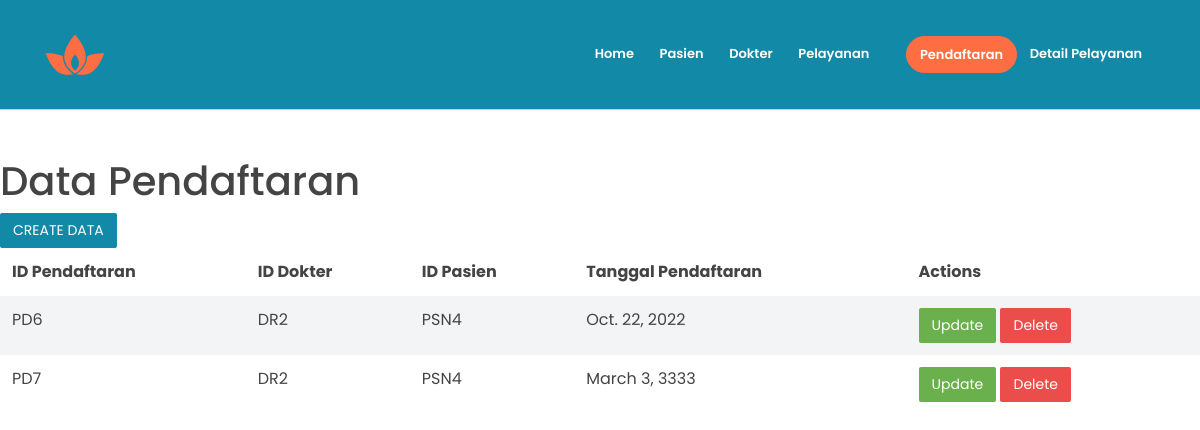
The app's page /pendaftaran with its own data.
### app/models.py (models this page shows, shortened)
class pendaftaran(models.Model):
    idpendaftaran = models.AutoField(primary_key=True)
    iddokter = models.ForeignKey(dokter,on_delete=models.CASCADE)
    idpasien = models.ForeignKey(pasien,on_delete=models.CASCADE)
    tanggalpendaftaran = models.DateField()

class dokter(models.Model):
    iddokter = models.AutoField(primary_key=True)
    namadokter = models.CharField(max_length=50)
    nohpdokter = models.IntegerField()
    def __str__(self):
        return str(self.iddokter)

class pasien(models.Model):
    idpasien = models.AutoField(primary_key=True)
    namapasien = models.CharField(max_length=50)
    jeniskelaminpasien = models.CharField(max_length=15)
    tanggallahir = models.DateField()
    nohppasien = models.IntegerField()
    def __str__(self):
        return str(self.idpasien)

### app/views.py (the view)
# urls.py: path('pendaftaran', views.pendaftaran, name='pendaftaran'),
def pendaftaran(request):
    allpendaftaranobj = models.pendaftaran.objects.all()
    alldokterobj=models.dokter.objects.all()
    allpasienobj=models.pasien.objects.all()
    return render(request, 'pendaftaranx.html',{
        'allpendaftaranobj' : allpendaftaranobj,
        'alldokterobj' : alldokterobj,
        'allpasienobj' : allpasienobj,
    })

### app/templates/pendaftaranx.html (shortened to what this page needs)
{%load static%}
<!DOCTYPE html>
<html lang="en">
<head>
    <link rel="stylesheet" href="{%static 'assets/vendors/themify-icons/css/themify-icons.css'%}">
	<link rel="stylesheet" href="{%static 'assets/css/leadmark.css'%}">
</head>
<body data-spy="scroll" data-target=".navbar" data-offset="40" id="home">
    <nav class="navbar navbar-expand-sm navbar-dark bg-info shadow mb-3">
        <div class="container">
            <a class="navbar-brand" href="#">
                <img src="assets/imgs/logo.svg" alt="">
            </a>
            <div class="collapse navbar-collapse" id="navbarSupportedContent">
                <ul class="navbar-nav ml-auto">
                    <li class="nav-item">
                        <a class="nav-link text-white" href="{% url 'home' %}" >Home</a>
                    </li>
                    <li class="nav-item">
                        <a class="nav-link text-white" href="{% url 'pasienx' %}" >Pasien</a>
                    </li>
                    <li class="nav-item">
                        <a class="nav-link text-white" href="{% url 'dokterx' %}" >Dokter</a>
                    </li>
                    <li class="nav-item">
                        <a class="nav-link text-white" href="{% url 'pelayananx' %}" >Pelayanan</a>
                    </li>
                    <li class="nav-item">
                        <a href="{% url 'pendaftaranx' %}" class="ml-4 nav-link btn btn-primary btn-sm rounded text-white">Pendaftaran</a>
                    </li>
                    <li class="nav-item">
                        <a class="nav-link text-white" href="{% url 'detailpelayananx' %}">Detail Pelayanan</a>
                    </li>
                </ul>
            </div>
        </div>
    </nav>
    <h1 class="section-secondary-title mt-5">Data Pendaftaran</h1>
      <table class="table table-striped">
         <thead>
            <tr>
                <th>ID Pendaftaran</th>
                <th>ID Dokter</th>
                <th>ID Pasien</th>
                <th>Tanggal Pendaftaran</th>
                <th>Actions</th>
            </tr>
         </thead>
         <tbody>
        {% for item in allpendaftaranobj%}
        <tr>
            <td>PD{{ item.idpendaftaran }}</item></td>
            <td>DR{{ item.iddokter }}</item></td>
            <td>PSN{{ item.idpasien }}</item></td>
            <td>{{ item.tanggalpendaftaran }}</td>
            <td>
                <a href="{% url 'updatependaftaran' item.idpendaftaran %}">
                    <button class="btn btn-success">Update</button>
                </a>
                <a href="{% url 'deletependaftaran' item.idpendaftaran %}">
                    <button class="btn btn-danger">Delete</button>
            </td>
        </tr>
        {% endfor %}
        <a href="{% url 'createdatapendaftaran' %}">
            <button class="btn btn-info">CREATE DATA</button>
        </a>
         </tbody>
      </table>

### records on screen
pendaftaran: idpendaftaran "6", iddokter "2", idpasien "4", tanggalpendaftaran "Oct. 22, 2022"
pendaftaran: idpendaftaran "7", iddokter "2", idpasien "4", tanggalpendaftaran "March 3, 3333"
